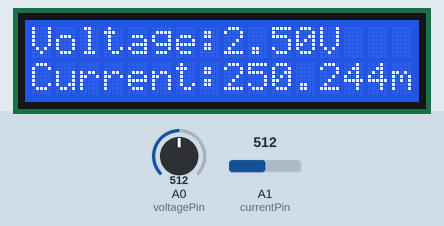
This sketch was run on a simulated Arduino Uno, built with avr-gcc and run on an emulated ATmega328P. Parts: 16×2 character LCD. The test bench sets the inputs (shaded band); at power-on: A0 (voltagePin) = 512, A1 (currentPin) = 512. What the sketch prints to the serial monitor is not drawn.

Above: at 4.2 s.
4.3 s: A0 (voltagePin) set to 716
At 7.8 s:
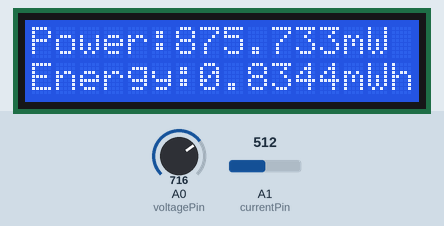
8.4 s: A1 (currentPin) set to 716
At 10.6 s:
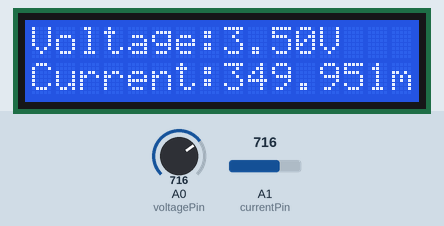
11.6 s: A0 (voltagePin) set to 900
At 13.5 s:
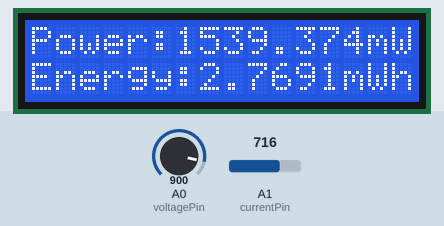
14.7 s: A1 (currentPin) set to 900
At 17.4 s:
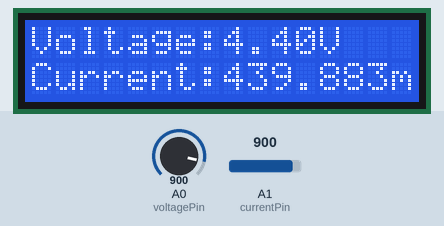
17.7 s: A0 (voltagePin) set to 1023
At 20.5 s:
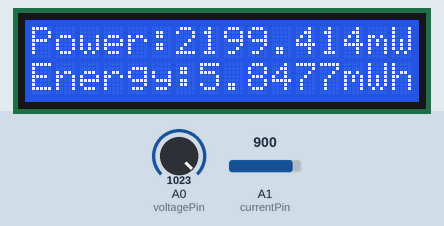
20.8 s: A1 (currentPin) set to 1023
At 23.3 s:
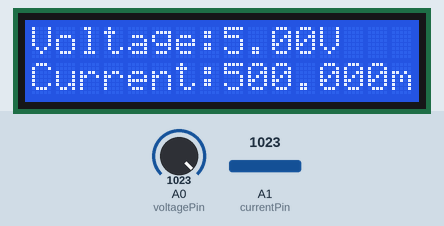
Timing chart, 0 to 24.8 s (numbered marks = the images above; inputs shaded):
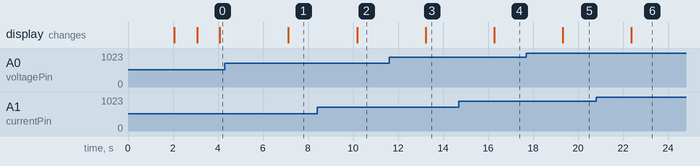

Measured:
- after the input at 4.3 s, the display: changes after 2.8 s (image 1)
- after the input at 8.4 s, the display: changes after 1.8 s (image 2)
- after the input at 11.6 s, the display: changes after 1.6 s (image 3)
- after the input at 14.7 s, the display: changes after 1.6 s (image 4)
- after the input at 17.7 s, the display: changes after 1.6 s (image 5)
- after the input at 20.8 s, the display: changes after 1.6 s (image 6)

The sketch:

voltage_current_power_energy.ino
```cpp
#include <LiquidCrystal.h>
LiquidCrystal lcd(7, 8, 9, 10, 11, 12);
// Constants
const int voltagePin = A0;    // Pin to measure voltage across the load resistor
const int currentPin = A1;    // Pin to measure voltage across the current sensor (10Ω)
const float voltageRef = 5.0; // Reference voltage (5V)
const int loadResistor = 1000; // Load resistor (1000 ohms)
const int currentResistor = 10; // Current sensor resistor (10 ohms)
// Variables
float voltage = 0.0;
float current = 0.0;
float power = 0.0;
float energy = 0.0;
unsigned long previousMillis = 0;
unsigned long displayMillis = 0;
const long displayInterval = 3000;
bool displayToggle = false;
const long interval = 1000;  // Interval to update readings (1 second)

void setup() {
  // Start serial communication
  Serial.begin(9600);
  Serial.print("Starting....");
  Serial.println("\n");
  delay(2000); // Wait for serial monitor to initialize
  lcd.begin(16, 2);
  lcd.print("Starting....");
  delay(1000);
  lcd.clear();
}

void loop() {
  unsigned long currentMillis = millis();

  // Check if one second has passed
  if (currentMillis - previousMillis >= interval) {
    // Save the last time we updated
    previousMillis = currentMillis;

    // Read voltage across load resistor (Voltage Divider)
    int voltageReading = analogRead(voltagePin);
    voltage = (voltageReading / 1023.0) * voltageRef;

    // Read voltage across current sensor (10 ohm resistor)
    int currentReading = analogRead(currentPin);
    float voltageAcrossSensor = (currentReading / 1023.0) * voltageRef;
    current = voltageAcrossSensor / currentResistor;
    current = current*1000;

    // Calculate power: P = V_load * I
    power = voltage * current;

    // Calculate energy: Energy += Power * Time (1 second)
    energy += power * (interval / 3600000.0);  // Time is in seconds

  }

    // Print the readings to the Serial Monitor
    Serial.print("Voltage: ");
    Serial.print(voltage, 2);
    Serial.print(" V, ");
    Serial.print("Current: ");
    Serial.print(current, 3);
    Serial.print(" mA, ");
    Serial.print("Power: ");
    Serial.print(power, 3);
    Serial.print(" mW, ");
    Serial.print("Energy: ");
    Serial.print(energy, 4);
    Serial.println(" mWh");
    delay(1000);

   if (currentMillis - displayMillis >= displayInterval) {
    displayMillis = currentMillis;
    displayToggle = !displayToggle;

    lcd.clear();
    if (displayToggle) {
      lcd.setCursor(0, 0);
      lcd.print("Voltage:");
      lcd.print(voltage, 2);
      lcd.print("V");
      lcd.setCursor(0, 1);
      lcd.print("Current:");
      lcd.print(current, 3);
      lcd.print("mA");
    } else {
      lcd.setCursor(0, 0);
      lcd.print("Power:");
      lcd.print(power, 3);
      lcd.print("mW");
      lcd.setCursor(0, 1);
      lcd.print("Energy:");
      lcd.print(energy, 4);
      lcd.print("mWh");
    }
}
}
```
